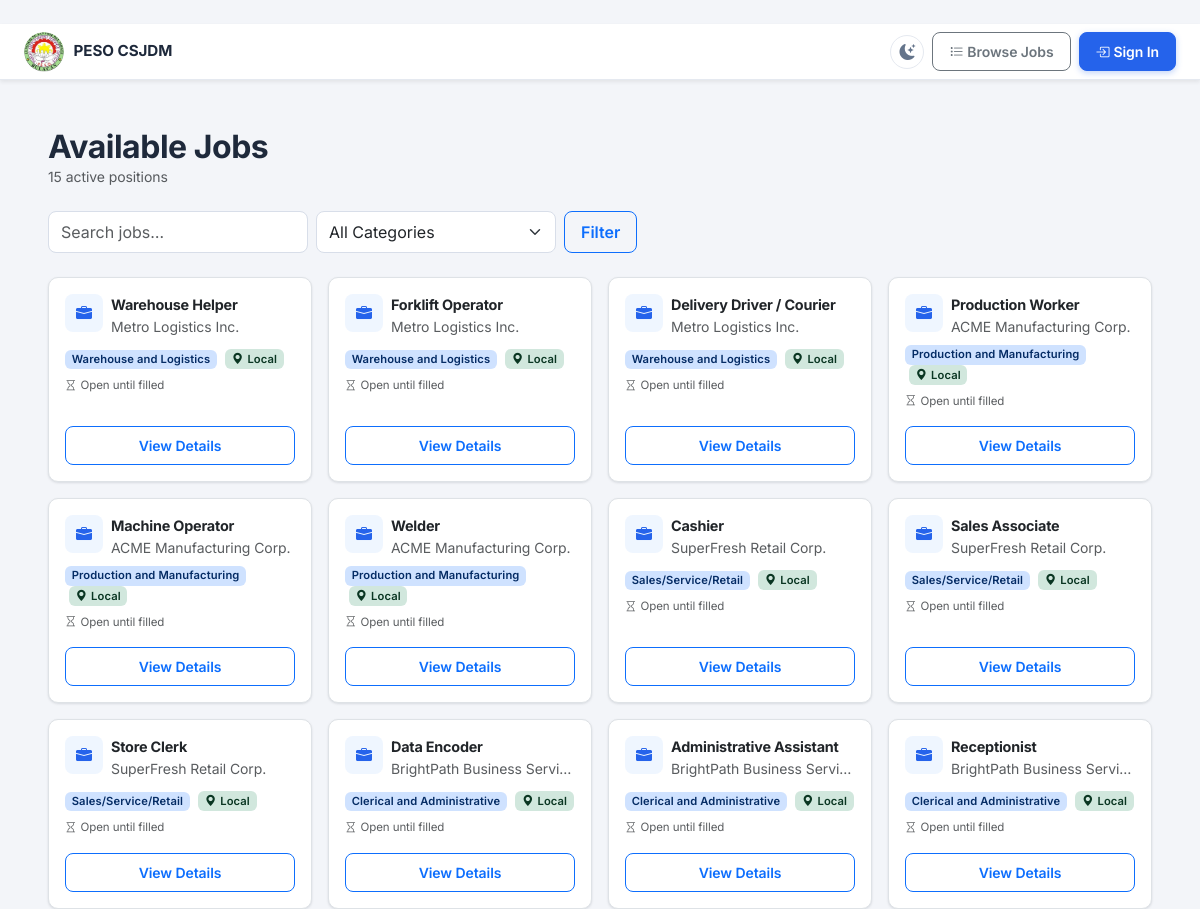
/jobs (upper part), run on an earlier commit of the app's database.
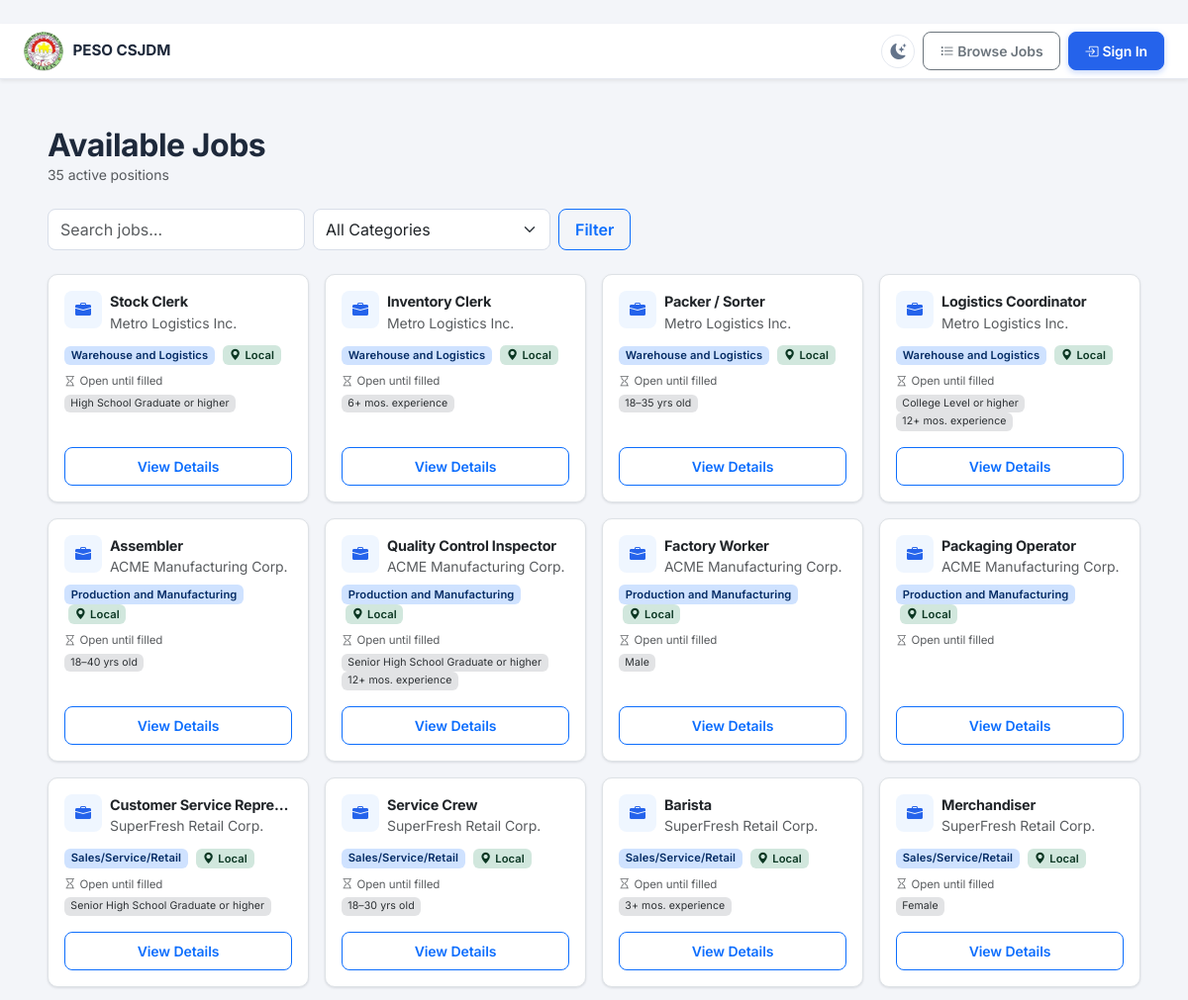
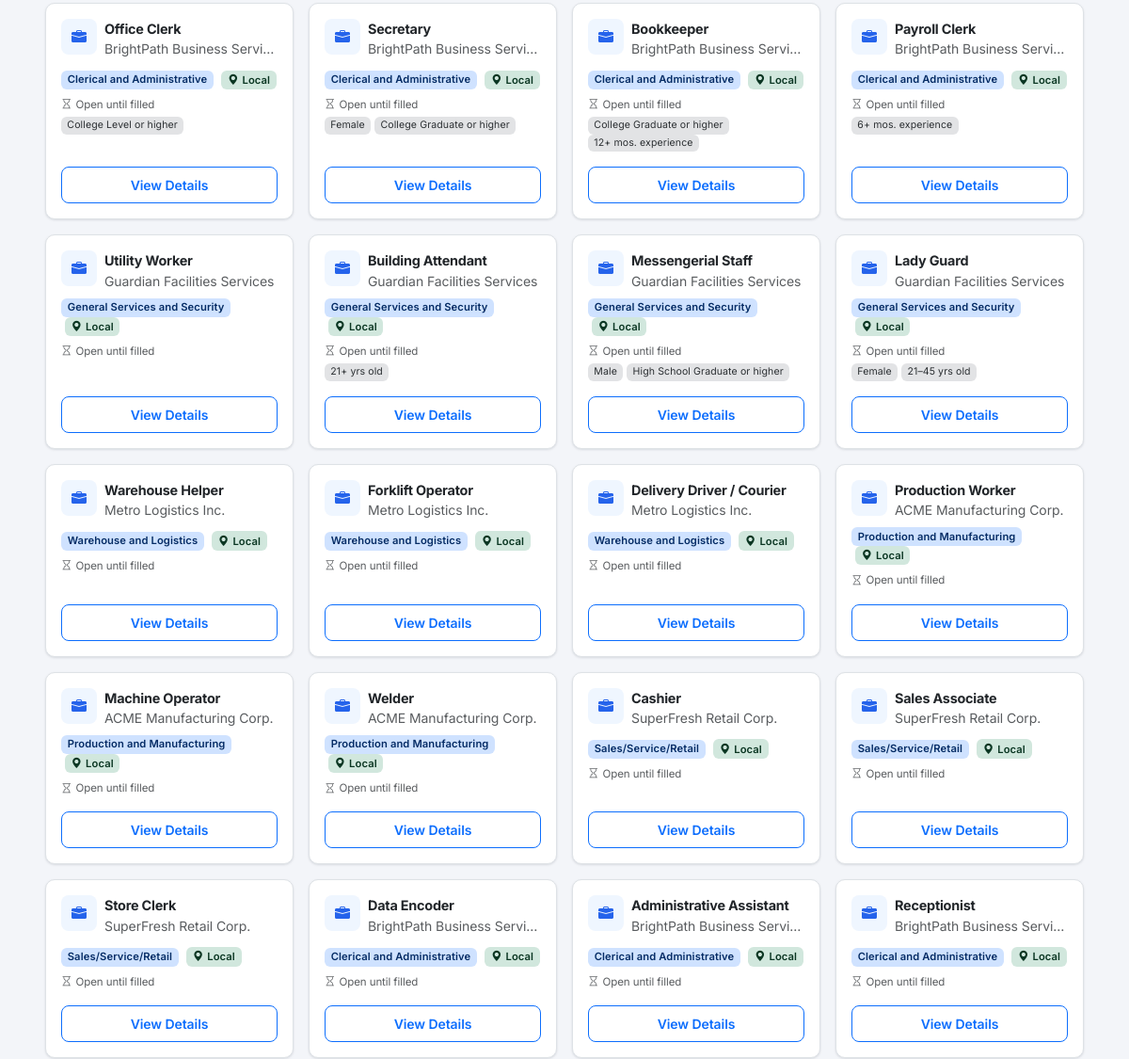
And on a later commit of the database (2 pictures, top to bottom).
### tables this page shows
CREATE TABLE job_vacancies (
            id                   INTEGER  PRIMARY KEY AUTOINCREMENT,
            employer_name        TEXT     NOT NULL,
            job_title            TEXT     NOT NULL,
            occupational_category TEXT    NOT NULL,
            is_local             INTEGER  DEFAULT 1,
            is_active            INTEGER  DEFAULT 1,
            created_at           DATETIME DEFAULT CURRENT_TIMESTAMP
        , employer_id INTEGER REFERENCES users(id), application_deadline DATE, req_gender TEXT DEFAULT 'Any', req_age_min INTEGER, req_age_max INTEGER, req_education TEXT, req_physical TEXT, req_experience TEXT, req_other TEXT, req_documents TEXT, req_experience_months INTEGER);

### app.py (the view)
@app.route('/jobs')
def public_jobs():
    db = get_db()
    search   = request.args.get('search', '').strip()
    category = request.args.get('category', '')
    conds, params = [OPEN_VACANCY_SQL], []
    if search:
        conds.append('(job_title LIKE ? OR employer_name LIKE ?)')
        like = f'%{search}%'
        params += [like, like]
    if category:
        conds.append('occupational_category=?')
        params.append(category)
    vacancies = db.execute(
        f'SELECT * FROM job_vacancies WHERE {" AND ".join(conds)} ORDER BY created_at DESC',
        params
    ).fetchall()
    return render_template('public/jobs.html', vacancies=vacancies,
                           search=search, category=category,
                           categories=CATEGORY_LIST)

### app.py (called while the page is built, shortened)
def get_db():
    if 'db' not in g:
        g.db = sqlite3.connect(DATABASE)
        g.db.row_factory = sqlite3.Row
        g.db.execute('PRAGMA foreign_keys = ON')
    return g.db

def _g(v, key):
    try:
        return v[key]
    except (KeyError, IndexError, TypeError):
        return None

def req_summary(v):
    out = []
    g = _g(v, 'req_gender')
    if g in ('Male', 'Female'):
        out.append(g)
    lo, hi = _g(v, 'req_age_min'), _g(v, 'req_age_max')
    if lo and hi:
        out.append(f'{lo}\u2013{hi} yrs old')
    elif lo:
        out.append(f'{lo}+ yrs old')
    elif hi:
        out.append(f'Up to {hi} yrs old')
    if _g(v, 'req_education'):
        out.append(f"{_g(v, 'req_education')} or higher")
    m = _g(v, 'req_experience_months')
    if m:
        out.append(f'{m}+ mos. experience')
    return out

@app.context_processor
def inject_globals():
    pending_employers_count = 0
    return {
        'pipeline_loaded':         pipeline is not None,
        'session_role':            session.get('role', ''),
        'pending_employers_count': pending_employers_count,
    }

### templates/public/jobs.html (shortened to what this page needs)
﻿{% extends 'base_public.html' %}
{% block content %}
<div class="container-fluid px-4 px-lg-5 py-5">
  <div class="mb-4">
    <h2 class="fw-bold mb-0">Available Jobs</h2>
    <p class="text-muted small mb-0">{{ vacancies|length }} active position{{ 's' if vacancies|length != 1 else '' }}</p>
  </div>
  <form method="GET" action="{{ url_for('public_jobs') }}" class="d-flex gap-2 flex-wrap mb-4">
    <input type="text" name="search" value="{{ search }}"
           class="form-control" style="max-width:260px;" placeholder="Search jobs…" />
    <select name="category" class="form-select" style="max-width:240px;">
      <option value="">All Categories</option>
    </select>
    <button type="submit" class="btn btn-outline-primary">Filter</button>
  </form>
  {% if vacancies %}
  <div class="row g-3">
    {% for v in vacancies %}
    <div class="col-sm-6 col-lg-4 col-xl-3">
      <div class="card h-100 border shadow-sm" style="border-radius:10px;">
        <div class="card-body p-3">
          <div class="d-flex align-items-start gap-2 mb-2">
            <div class="d-flex align-items-center justify-content-center flex-shrink-0"
                 style="width:38px;height:38px;border-radius:8px;background:#eff6ff;">
              <i class="bi bi-briefcase-fill text-primary"></i>
            </div>
            <div class="overflow-hidden">
              <div class="fw-bold text-truncate" style="font-size:.9rem;">{{ v.job_title }}</div>
              <div class="text-muted small text-truncate">{{ v.employer_name }}</div>
            </div>
          </div>
          <span class="badge bg-primary-subtle text-primary-emphasis" style="font-size:.7rem;">
            {{ v.occupational_category }}
          </span>
          {% if v.is_local %}
          <span class="badge bg-success-subtle text-success-emphasis ms-1" style="font-size:.7rem;">
            <i class="bi bi-geo-alt-fill me-1"></i>Local
          </span>
          {% endif %}
          <div class="mt-2">{% include '_vacancy_details.html' %}</div>
        </div>
        <div class="card-footer bg-transparent border-top-0 pt-0 pb-3 px-3">
          <a href="{{ url_for('public_job_detail', vid=v.id) }}" class="btn btn-sm btn-outline-primary w-100">
            View Details
          </a>
        </div>
      </div>
    </div>
    {% endfor %}
  </div>
  {% else %}
  <div class="text-center py-5 text-muted">
    <i class="bi bi-briefcase" style="font-size:2.5rem;opacity:.25;"></i>
    <p class="mt-3">No vacancies found for the selected filters.</p>
  </div>
  {% endif %}
</div>
{% endblock %}

### templates/base_public.html (shortened to what this page needs)
<!DOCTYPE html>
<html lang="en">
<head>
  <link rel="stylesheet" href="https://cdn.jsdelivr.net/npm/bootstrap@5.3.3/dist/css/bootstrap.min.css" />
  <link rel="stylesheet" href="https://cdn.jsdelivr.net/npm/bootstrap-icons@1.11.3/font/bootstrap-icons.min.css" />
  <link rel="stylesheet" href="{{ url_for('static', filename='css/custom.css') }}" />
</head>
<body>
<nav class="public-nav sticky-top shadow-sm">
  <a class="brand" href="{{ url_for('index') }}">
    <span class="icon-badge">
      <img src="{{ url_for('static', filename='img/peso_logo.png') }}" alt="PESO CSJDM" />
    </span>
    <span>PESO CSJDM</span>
  </a>
  <div class="d-flex align-items-center gap-2">
    <button type="button" class="theme-toggle-btn" aria-label="Toggle dark mode" title="Toggle dark mode">
      <i class="bi bi-moon-stars-fill"></i>
    </button>
    <a href="{{ url_for('public_jobs') }}" class="btn btn-sm btn-outline-secondary">
      <i class="bi bi-list-task me-1"></i>Browse Jobs
    </a>
    <a href="{{ url_for('login') }}" class="btn btn-sm btn-primary">
      <i class="bi bi-box-arrow-in-right me-1"></i>Sign In
    </a>
  </div>
</nav>
<div class="container-fluid px-0">
  {% block content %}{% endblock %}
</div>
</body>
</html>

### templates/_vacancy_details.html (shortened to what this page needs)
{% set chips = req_summary(v) %}
<div class="text-muted" style="font-size:.72rem;">
  {% if v.application_deadline %}
  <i class="bi bi-hourglass-split me-1"></i>Apply until {{ v.application_deadline|friendly_date }}
  {% else %}
  <i class="bi bi-hourglass me-1"></i>Open until filled
  {% endif %}
</div>
{% if chips %}
<div class="mt-1">
  {% for c in chips %}<span class="badge bg-secondary-subtle text-secondary-emphasis me-1 fw-normal" style="font-size:.66rem;">{{ c }}</span>{% endfor %}
</div>
{% endif %}

### static/css/custom.css (style rules this page uses)
:root { --peso-dark: #1e3a5f; --peso-blue: #2563eb; --peso-blue-600: #1d4ed8; --peso-bg: #f3f5f9; --peso-surface: #ffffff; --peso-border: #e5e9f0; --peso-text: #1e293b; --peso-muted: #64748b; --shadow-xs: 0 1px 2px rgba(16, 24, 40, .05); --shadow-sm: 0 1px 3px rgba(16, 24, 40, .08), 0 1px 2px rgba(16, 24, 40, .04); --shadow-md: 0 6px 16px rgba(16, 24, 40, .08); --shadow-lg: 0 12px 28px rgba(16, 24, 40, .12); --radius: 12px; --radius-sm: 8px; --cui-primary: #2563eb; --cui-primary-rgb: 37, 99, 235; --bs-primary: #2563eb; --bs-primary-rgb: 37, 99, 235; --peso-header-bg: rgba(255, 255, 255, .85); --peso-card-footer: #fbfcfe; --peso-thead-bg: #f8fafc; --peso-progress-bg: #eef1f6; --peso-form-border: #d8dee9; --peso-form-label: #334155; --peso-success-tint: #eafaf1; --peso-success-surface: #f0fdf4; --peso-success-border: #86efac; --peso-chart-amber: #eda100; --peso-chart-teal: #1baf7a; --peso-status-good: #0ca30c; --peso-cta-a: #eff6ff; --peso-cta-b: #f0fdf4; }
body { font-family: 'Inter', system-ui, -apple-system, 'Segoe UI', Roboto, sans-serif; color: var(--peso-text); -webkit-font-smoothing: antialiased; -moz-osx-font-smoothing: grayscale; letter-spacing: -.005em; }
h1, h2, h3, h4, h5, h6, .fw-bold, .fw-semibold { letter-spacing: -.015em; }
.card { border-radius: var(--radius); border: 1px solid var(--peso-border); box-shadow: var(--shadow-sm); transition: box-shadow .18s ease, transform .18s ease; }
.card.shadow-sm { box-shadow: var(--shadow-sm) !important; }
.card-footer { background: var(--peso-card-footer); border-top: 1px solid var(--peso-border); }
.btn { font-weight: 600; border-radius: var(--radius-sm); padding: .5rem 1rem; transition: transform .12s ease, box-shadow .15s ease, background-color .15s ease; }
.btn-primary { background: var(--peso-blue); border-color: var(--peso-blue); box-shadow: 0 2px 6px rgba(37, 99, 235, .28); }
.form-control, .form-select { border-radius: var(--radius-sm); border-color: var(--peso-form-border); padding: .5rem .75rem; transition: border-color .15s ease, box-shadow .15s ease; }
.badge { font-weight: 600; letter-spacing: .01em; padding: .38em .6em; border-radius: 6px; }
.theme-toggle-btn { display: inline-flex; align-items: center; justify-content: center; width: 34px; height: 34px; border-radius: 50%; border: 1px solid var(--peso-border); background: var(--peso-surface); color: var(--peso-muted); cursor: pointer; transition: background-color .15s ease, color .15s ease, border-color .15s ease; flex-shrink: 0; }
.public-nav { background: var(--peso-surface); border-bottom: 1px solid var(--peso-border); }
.public-nav .brand { color: var(--peso-text); }

### templates/base_public.html (style rules this page uses)
body { font-family: 'Inter', sans-serif; background: var(--peso-bg); }
.public-nav { padding: 0 1.5rem; height: 56px; display: flex; align-items: center; justify-content: space-between; }
.public-nav .brand { display: flex; align-items: center; gap: .6rem; text-decoration: none; font-weight: 700; font-size: .95rem; }
.public-nav .brand .icon-badge { width: 40px; height: 40px; border-radius: 50%; background: #fff; display: flex; align-items: center; justify-content: center; overflow: hidden; flex-shrink: 0; }
.public-nav .brand .icon-badge img { width: 100%; height: 100%; object-fit: cover; border-radius: 50%; }

What changed in the data, as far as the page shows it:
added job_vacancies: job_title "Stock Clerk", employer_name "Metro Logistics Inc.", occupational_category "Warehouse and Logistics", is_local 1 (drawn), chips "High School Graduate or higher", shown under "Available Jobs"
added job_vacancies: job_title "Inventory Clerk", employer_name "Metro Logistics Inc.", occupational_category "Warehouse and Logistics", is_local 1 (drawn), chips "6+ mos. experience", shown under "Available Jobs"
added job_vacancies: job_title "Packer / Sorter", employer_name "Metro Logistics Inc.", occupational_category "Warehouse and Logistics", is_local 1 (drawn), chips "18–35 yrs old", shown under "Available Jobs"
added job_vacancies: job_title "Logistics Coordinator", employer_name "Metro Logistics Inc.", occupational_category "Warehouse and Logistics", is_local 1 (drawn), chips "College Level or higher" "12+ mos. experience", shown under "Available Jobs"
added job_vacancies: job_title "Assembler", employer_name "ACME Manufacturing Corp.", occupational_category "Production and Manufacturing", is_local 1 (drawn), chips "18–40 yrs old", shown under "Available Jobs"
added job_vacancies: job_title "Quality Control Inspector", employer_name "ACME Manufacturing Corp.", occupational_category "Production and Manufacturing", is_local 1 (drawn), chips "Senior High School Graduate or higher" "12+ mos. experience", shown under "Available Jobs"
added job_vacancies: job_title "Factory Worker", employer_name "ACME Manufacturing Corp.", occupational_category "Production and Manufacturing", is_local 1 (drawn), req_gender "Male"
added job_vacancies: job_title "Packaging Operator", employer_name "ACME Manufacturing Corp.", occupational_category "Production and Manufacturing", is_local 1 (drawn), shown under "Available Jobs"
added job_vacancies: job_title "Customer Service Repre…", employer_name "SuperFresh Retail Corp.", occupational_category "Sales/Service/Retail", is_local 1 (drawn), chips "Senior High School Graduate or higher", shown under "Available Jobs"
added job_vacancies: job_title "Service Crew", employer_name "SuperFresh Retail Corp.", occupational_category "Sales/Service/Retail", is_local 1 (drawn), chips "18–30 yrs old", shown under "Available Jobs"
added job_vacancies: job_title "Barista", employer_name "SuperFresh Retail Corp.", occupational_category "Sales/Service/Retail", is_local 1 (drawn), chips "3+ mos. experience", shown under "Available Jobs"
added job_vacancies: job_title "Merchandiser", employer_name "SuperFresh Retail Corp.", occupational_category "Sales/Service/Retail", is_local 1 (drawn), req_gender "Female"
added job_vacancies: job_title "Office Clerk", employer_name "BrightPath Business Servi…", occupational_category "Clerical and Administrative", is_local 1 (drawn), chips "College Level or higher", shown under "Available Jobs"
added job_vacancies: job_title "Secretary", employer_name "BrightPath Business Servi…", occupational_category "Clerical and Administrative", is_local 1 (drawn), req_gender "Female", chips "College Graduate or higher"
added job_vacancies: job_title "Bookkeeper", employer_name "BrightPath Business Servi…", occupational_category "Clerical and Administrative", is_local 1 (drawn), chips "College Graduate or higher" "12+ mos. experience", shown under "Available Jobs"
added job_vacancies: job_title "Payroll Clerk", employer_name "BrightPath Business Servi…", occupational_category "Clerical and Administrative", is_local 1 (drawn), chips "6+ mos. experience", shown under "Available Jobs"
added job_vacancies: job_title "Utility Worker", employer_name "Guardian Facilities Services", occupational_category "General Services and Security", is_local 1 (drawn), shown under "Available Jobs"
added job_vacancies: job_title "Building Attendant", employer_name "Guardian Facilities Services", occupational_category "General Services and Security", is_local 1 (drawn), chips "21+ yrs old", shown under "Available Jobs"
added job_vacancies: job_title "Messengerial Staff", employer_name "Guardian Facilities Services", occupational_category "General Services and Security", is_local 1 (drawn), req_gender "Male", chips "High School Graduate or higher"
added job_vacancies: job_title "Lady Guard", employer_name "Guardian Facilities Services", occupational_category "General Services and Security", is_local 1 (drawn), req_gender "Female", chips "21–45 yrs old"
Also different on the page:
{{ vacancies|length }}: "15" → "35"
